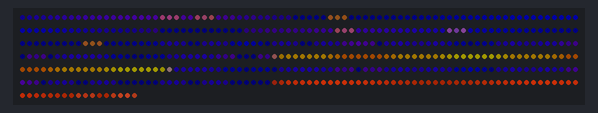
Bench run of a sketch on a simulated Arduino Uno, built with avr-gcc and run on an emulated ATmega328P. Shown: 497 RGB LEDs in strip order, left to right, continuing on the next row. Dim RGB values are drawn brighter than linear; random numbers use the default seed unless the sketch sets one.

Above: at 0.08 s.
At 18.54 s:
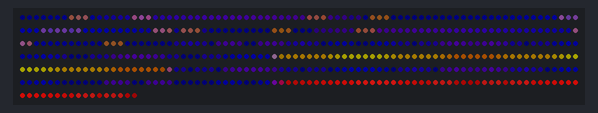

The sketch:

bubblelighthouse.ino
```cpp
#include <FastLED.h>

#define LED_PIN     6
#define NUM_LEDS    497
#define BRIGHTNESS  128
#define LED_TYPE    WS2812B
#define COLOR_ORDER GRB

// Define sections
#define BOTTOM_SPIRAL 181
#define MIDDLE_CYLINDER_START 181
#define MIDDLE_CYLINDER_END 437
#define TOP_SECTION_START 437
#define TOP_SECTION_END 497

// Lighthouse parameters
#define ROTATION_SPEED 1
#define BEAM_WIDTH 8
#define GLOW_SPEED 2
#define PATTERN_SPEED 1
#define BLUR_AMOUNT 180
#define SPARKLE_CHANCE 20

// Color definitions
#define BASE_HUE_BLUE 160
#define BASE_HUE_PURPLE 192
#define BASE_HUE_RED 0
#define YELLOW_SPARKLE_HUE 32

// Additional pattern parameters
#define PATTERN_SCALE 2
#define COLOR_BLEND_SPEED 3
#define PATTERN_COMPLEXITY 3

// Add these new pattern definitions
#define PATTERN_SIZE 8      // Size of X and O patterns (8x8)
#define NUM_PATTERNS 4      // Number of patterns across cylinder (32/8)
#define PATTERN_CHANGE_SPEED 1

// Add these rhythm parameters
#define PULSE_SPEED 8       // Speed of the central pulse
#define PULSE_MIN 60        // Minimum brightness of pulse
#define PULSE_MAX 255       // Maximum brightness of pulse
#define CENTER_CONTRAST 128  // How different the center color is

uint16_t rotationOffset = 0;
uint8_t glowPhase = 0;

CRGB leds[NUM_LEDS];

void setup() {
  FastLED.addLeds<LED_TYPE, LED_PIN, COLOR_ORDER>(leds, NUM_LEDS);
  FastLED.setBrightness(BRIGHTNESS);
  FastLED.clear();
}

void loop() {
  // Calculate beam position
  uint8_t beamPos = (rotationOffset / 8) % 32;  // Position around cylinder
  uint8_t beamGlow = sin8(glowPhase);  // Breathing effect

  for(int i = 0; i < NUM_LEDS; i++) {
    uint8_t brightness;
    uint8_t hue;
    uint8_t sat = 255;  // Full saturation for rich colors

    if(i < BOTTOM_SPIRAL) {
      // Bottom spiral - deep blue base with purple waves
      uint8_t pos = map(i, 0, BOTTOM_SPIRAL, 0, 255);

      // Alternate between blue and purple
      hue = lerp8by8(BASE_HUE_BLUE, BASE_HUE_PURPLE,
                     sin8(pos * 2 + rotationOffset));

      // Add wave patterns
      uint8_t wave = sin8(pos * 3 + rotationOffset);
      brightness = map(wave, 0, 255, 40, 150);  // Keep it moody

      // Yellow sparkles
      if(random8() < SPARKLE_CHANCE/2) {
        hue = YELLOW_SPARKLE_HUE;
        brightness = 200;
        sat = 180;  // Slightly desaturated for golden look
      }

    } else if(i < MIDDLE_CYLINDER_END) {
      // Middle cylinder with pulsing center band
      uint8_t x = (i - MIDDLE_CYLINDER_START) % 32;
      uint8_t y = (i - MIDDLE_CYLINDER_START) / 32;

      // Calculate base pattern and color
      uint8_t patternBlock = x / 8;
      uint8_t localX = x % 8;
      uint8_t localY = y;

      // Calculate base color phase
      uint8_t colorPhase = rotationOffset + (patternBlock * 64);
      uint8_t colorBlend = sin8(colorPhase * COLOR_BLEND_SPEED);

      // Base color selection
      if(colorPhase % 768 < 256) {
        hue = lerp8by8(BASE_HUE_BLUE, BASE_HUE_PURPLE, colorBlend);
      } else if(colorPhase % 768 < 512) {
        hue = lerp8by8(BASE_HUE_PURPLE, BASE_HUE_RED, colorBlend);
      } else {
        hue = lerp8by8(BASE_HUE_RED, BASE_HUE_BLUE, colorBlend);
      }

      // Create pulsing effect for center bands (y = 3,4)
      uint8_t pulseVal = beatsin8(PULSE_SPEED, PULSE_MIN, PULSE_MAX, 0, 0);

      // Check if we're in the center bands
      if(y == 3 || y == 4) {
        // Contrast color for center (offset by 128 in color wheel)
        hue += CENTER_CONTRAST;

        // Enhanced brightness for pulse
        brightness = pulseVal;

        // Make center more vibrant
        sat = 255;

        // Add sparkle during peak pulse
        if(pulseVal > 200 && random8() < SPARKLE_CHANCE) {
          brightness = 255;
          sat = 180;
        }
      } else {
        // Pattern logic for outer rows
        uint8_t patternType = ((patternBlock + (rotationOffset / 64)) % 2);
        uint8_t patternMult = 0;

        if(patternType == 0) {
          // X pattern
          if(abs(localX - localY) <= 1 || abs(localX - (7-localY)) <= 1) {
            patternMult = 255;
          }
        } else {
          // O pattern
          uint8_t centerX = 3;
          uint8_t centerY = 3;
          uint8_t distX = abs(localX - centerX);
          uint8_t distY = abs(localY - centerY);
          float dist = sqrt(distX * distX + distY * distY);

          if(dist >= 2.5 && dist <= 3.5) {
            patternMult = 255;
          }
        }

        // Set brightness based on pattern
        brightness = scale8(patternMult, 160); // Slightly dimmer outer rows

        // Add base glow to non-pattern areas
        if(brightness < 40) brightness = 40;

        // Subtle pulse influence on outer rows
        brightness = scale8(brightness, map(pulseVal, PULSE_MIN, PULSE_MAX, 180, 255));
      }

      // Add subtle sparkles
      if(random8() < SPARKLE_CHANCE/4) {
        brightness = qadd8(brightness, 30);
        sat = qsub8(sat, 30);
      }
    } else {
      // Top spiral - intense beam source
      uint8_t pos = map(i, TOP_SECTION_START, TOP_SECTION_END, 0, 255);

      // Pulsing red/yellow crown
      hue = lerp8by8(BASE_HUE_RED, YELLOW_SPARKLE_HUE, sin8(rotationOffset * 2));
      brightness = map(sin8(pos * 2 + rotationOffset), 0, 255, 150, 255);
      sat = 200;  // Slightly desaturated for intensity

      // Extra sparkles
      if(random8() < SPARKLE_CHANCE) {
        brightness = 255;
        sat = 150;  // More white
      }
    }

    // Set final LED color
    leds[i] = CHSV(hue, sat, brightness);
  }

  // Apply blur for smoothness
  blur1d(leds, NUM_LEDS, BLUR_AMOUNT);

  // Update rotation and glow
  EVERY_N_MILLISECONDS(20) {
    rotationOffset += ROTATION_SPEED;
    glowPhase += GLOW_SPEED;
  }

  FastLED.show();
}
```
